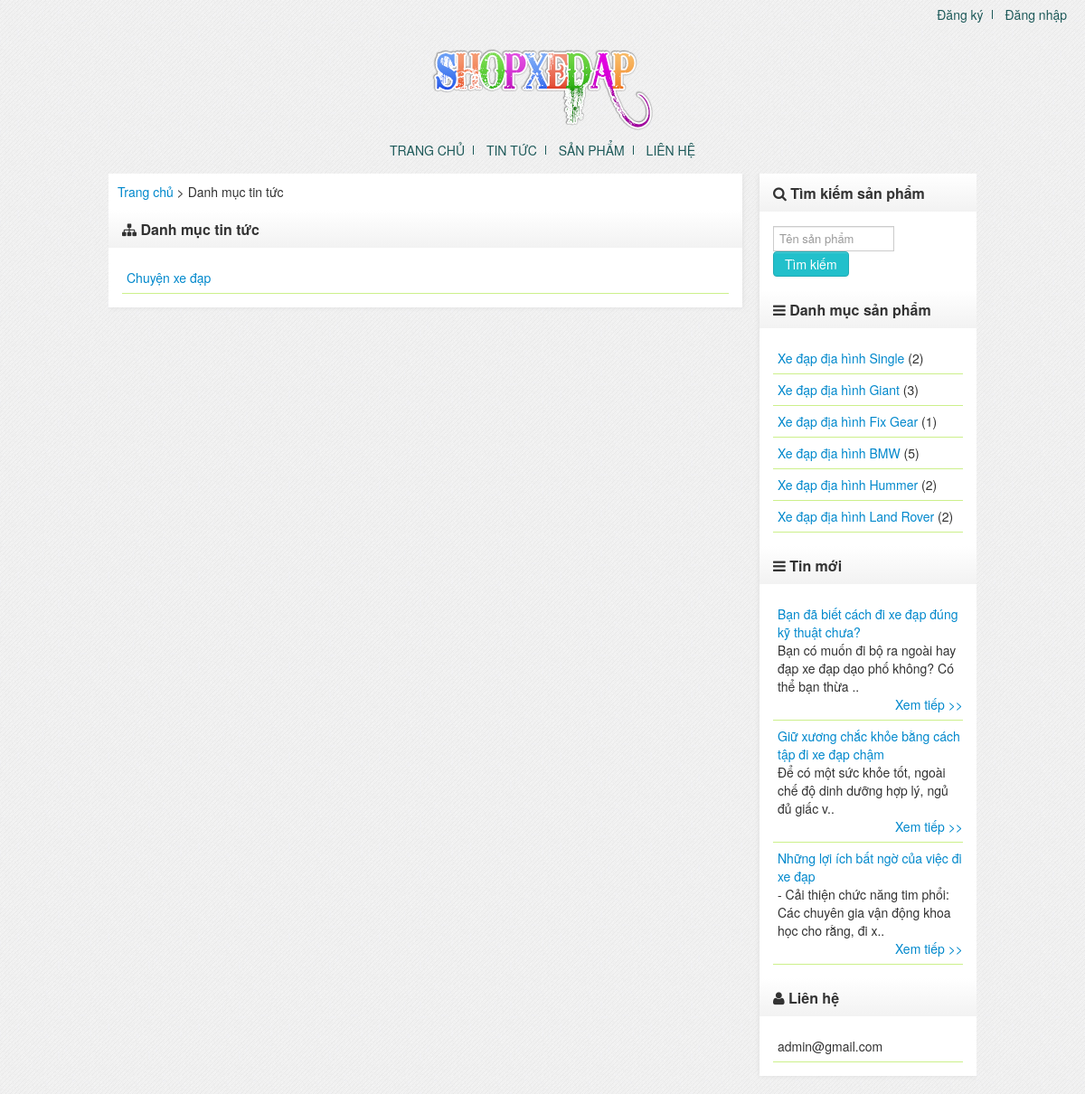
Page /categorie_articles.php on the committed database.
### tables this page shows
CREATE TABLE IF NOT EXISTS `settings` (
  `title` varchar(150) NOT NULL,
  `home` varchar(150) NOT NULL,
  `email` varchar(150) NOT NULL,
  `page` int(11) NOT NULL
);

CREATE TABLE IF NOT EXISTS `categorie_articles` (
  `id` int(11) NOT NULL AUTO_INCREMENT,
  `cat_name` varchar(150) NOT NULL,
  `show` varchar(5) NOT NULL,
  PRIMARY KEY (`id`)
);

CREATE TABLE IF NOT EXISTS `categories` (
  `id` int(11) NOT NULL AUTO_INCREMENT,
  `cat_name` varchar(150) NOT NULL,
  `show` varchar(5) NOT NULL,
  PRIMARY KEY (`id`)
);

CREATE TABLE IF NOT EXISTS `articles` (
  `id` int(11) NOT NULL AUTO_INCREMENT,
  `articles_name` varchar(150) NOT NULL,
  `cat_id` int(11) NOT NULL,
  `show` varchar(5) NOT NULL,
  `content` text NOT NULL,
  `created` datetime NOT NULL,
  `comment` varchar(5) NOT NULL,
  PRIMARY KEY (`id`),
  KEY `catid_art` (`cat_id`)
);

### categorie_articles.php (the view, shortened to what this page needs)
<?php
    require_once("inc/header.php");
?>
<div class="widget">
    <?php
        if(isset($_GET['id'])) {
            $id = $_GET['id'];
            $cat_sql = "SELECT * FROM `categorie_articles` WHERE `id` = '$id'";
            $cat_res = @mysql_query($cat_sql);
            if(@mysql_num_rows($cat_res) == 0 ) {
                $title = '404';
                echo '<div class="widget-title"><i class="icon-warning-sign"></i>&nbsp;404</div>
    <div class="widget-body"><p align="center">Oops, Trang này không tồn tại<br /><br /><a href="'.$set['home'].'" class="btn">Trở lại</a></p></div>';
            }else {
                $row_cat = @mysql_fetch_array($cat_res);
				echo '<div style="padding: 10px;"><a href="'.$set['home'].'">Trang chủ</a> > <a href="'.$set['home'].'/categorie_articles.php">Danh mục tin tức</a> > '.$row_cat['cat_name'].'</div>';
                $title = $row_cat['cat_name'];
                echo '<div class="widget-title"><i class="icon-sitemap"></i>&nbsp;'.$row_cat['cat_name'].'</div>
        <div class="widget-body">';
                $display = 5;
                $sql = "SELECT COUNT(`id`) FROM `articles` WHERE `show` = 'true' AND `cat_id` = '$id'";
                $result = @mysql_query($sql);
                $row = @mysql_fetch_array($result);
                $record = $row[0];
                $count = ceil($record/$display);
                if(isset($_GET['page']))
                    $page = $_GET['page'];
                if(empty($page) OR $page < 1 OR $page > $count)
                    $page = 1;
                $start = ($page - 1)*$display;
                $query = "SELECT * FROM `articles` WHERE `show` = 'true' AND `cat_id` = '$id' LIMIT $start,$display";
                $res = @mysql_query($query);
                if(@mysql_num_rows($res) == 0)
                    echo '<div class="alert alert-info"><i class="icon-info-sign"></i>&nbsp;Chưa có tin tức nào</div>';
                else {
                    while($rows = @mysql_fetch_array($res)) {
                        echo '<div class="cat_list">';
						echo '<a href="articles.php?id='.$rows['id'].'">'.$rows['articles_name'].'</a>';
						echo '</div>';
                    }
                }
                echo '</div>';
            }
        }else {
    ?>
	<div style="padding: 10px;"><a href="<?php echo $set['home']; ?>">Trang chủ</a> > Danh mục tin tức</div>
    <div class="widget-title"><i class="icon-sitemap"></i>&nbsp;Danh mục tin tức</div>
    <div class="widget-body">
    <?php
            $sql = "SELECT * FROM `categorie_articles` WHERE `show` = 'true' ORDER BY `id` DESC";
			$result = @mysql_query($sql);
			if(@mysql_num_rows($result) == 0) {
				echo '<div class="alert alert-info"><i class="icon-info-sign"></i>&nbsp;Chưa có danh mục tin tức nào</div>';
			}else {
		      while($row = @mysql_fetch_array($result)) {
		          echo '<div class="cat_list"><a href="?id='.$row['id'].'">'.$row['cat_name'].'</a></div>';
		      }
            }
   echo '</div>';
        }
    ?>
</div>
<?php
    require_once("inc/footer.php");
?>

### inc/header.php (shortened to what this page needs)
<?php
    require_once("connect.php");
	if(isset($_COOKIE['user']))
		$account = $_COOKIE['user'];
	elseif(isset($_SESSION['user']))
		$account = $_SESSION['user'];
	else
		$account = '';
    $set = $connect -> query("SELECT * FROM `settings`") -> fetch_array(MYSQLI_ASSOC);
?>
<!DOCTYPE html PUBLIC "-//W3C//DTD XHTML 1.0 Transitional//EN" "http://www.w3.org/TR/xhtml1/DTD/xhtml1-transitional.dtd">
<html xmlns="http://www.w3.org/1999/xhtml">
<head>
	<link rel="stylesheet" href="<?php echo $set['home']; ?>/themes/style.css" />
	<link rel="stylesheet" href="<?php echo $set['home']; ?>/themes/bootstrap.css" />
	<link rel="stylesheet" href="<?php echo $set['home']; ?>/themes/font-awesome.css" />
</head>
<body>
<div id="header">
	<img src="<?php echo $set['home']; ?>/themes/logo.png" alt="logo" />
	<div id="top_menu">
		<ul>
			<?php
				if(empty($account)) {
					echo '<li class="b_right"><a href="'.$set['home'].'/register.php">Đăng ký</a></li>
			<li><a href="'.$set['home'].'/login.php">Đăng nhập</a></li>';
				}
			?>
		</ul>
	</div>
</div>
<div id="menu_container">
	<ul>
		<li class="b_right"><a href="<?php echo $set['home']; ?>/index.php">Trang chủ</a></li>
		<li class="b_right"><a href="<?php echo $set['home']; ?>/articles.php">Tin tức</a></li>
		<li class="b_right"><a href="<?php echo $set['home']; ?>/products.php">Sản phẩm</a></li>
		<li><a href="<?php echo $set['home']; ?>/contacts.php">Liên hệ</a></li>
	</ul>
</div>
<div id="content">
	<div id="body">

### inc/footer.php (shortened to what this page needs)
<div id="footer"></div>
</div>
<div id="sidebar">
    <div class="widget">
        <div class="widget-title"><i class="icon-search"></i>&nbsp;Tìm kiếm sản phẩm</div>
        <div class="widget-body">
            <form action="<?php echo $set['home']; ?>/search.php" name="form1" method="GET">
                <input type="text" name="key" placeholder="Tên sản phẩm" style="width: 57%"/>
                <input type="submit" class="btn" value="Tìm kiếm"/>
            </form>
        </div>
        <div class="widget-title"><i class="icon-reorder"></i>&nbsp;Danh mục sản phẩm</div>
        <div class="widget-body">
            <?php
            $sql = "SELECT * FROM `categories` WHERE `show` = 'true' ORDER BY `id` DESC";
            $result = $connect->query($sql);
            if ($result->fetch_array(MYSQLI_NUM) == 0)
                echo '<div class="alert alert-info"><i class="icon-info-sign"></i>&nbsp;Chưa có danh mục sản phẩm nào</div>';
            else {
                while ($row = $result->fetch_array(MYSQLI_ASSOC)) {
                    $cat_id = $row['id'];
                    $query = "SELECT COUNT(`id`) as total FROM `products` WHERE `show` = 'true' AND `cat_id` = '$cat_id'";
                    $res = $connect->query($query);
                    $rows = $res->fetch_array(MYSQLI_ASSOC);
                    $count = $rows['total'];
                    echo '<div class="cat_list"><a href="' . $set['home'] . '/categories.php?id=' . $row['id'] . '">' . $row['cat_name'] . '</a> (' . $count . ')</div>';
                }
            }
            ?>
        </div>
        <div class="widget-title"><i class="icon-reorder"></i>&nbsp;Tin mới</div>
        <div class="widget-body">
            <?php
            $sql = "SELECT * FROM `articles` WHERE `show` = 'true' ORDER BY `id` DESC LIMIT 0,5";
            $result = $connect->query($sql);
            if ($result->fetch_array(MYSQLI_NUM) == 0)
                echo '<div class="alert alert-info"><i class="icon-info-sign"></i>&nbsp;Chưa có tin tức nào</div>';
            else {
                echo '<marquee  behavior="scroll" scrollamount="2" direction="up" onmouseover="this.stop()" onmouseout="this.start()">';
                while ($row = $result->fetch_array(MYSQLI_ASSOC)) {
                    echo '<div class="cat_list"><a href="' . $set['home'] . '/articles.php?id=' . $row['id'] . '">' . $row['articles_name'] . '</a><div class="shortdesc">' . substr($row['content'], 0, 100) . '..</div><span style="float: right;"><a href="#">Xem tiếp >></a></span><br /></div>';
                }
                echo '</marquee>';
            }
            ?>
        </div>
        <div class="widget-title"><i class="icon-user"></i>&nbsp;Liên hệ</div>
        <div class="widget-body">
            <div class="cat_list"><?php echo $set['email']; ?></div>
        </div>
    </div>
</div>
</body>
</html>

### rows in the picture
settings: home (picture), email "admin@gmail.com"
categorie_articles: cat_name "Chuyện xe đạp"
categories: cat_name "Xe đạp địa hình Single", count "2"
categories: cat_name "Xe đạp địa hình Giant", count "3"
categories: cat_name "Xe đạp địa hình Fix Gear", count "1"
categories: cat_name "Xe đạp địa hình BMW", count "5"
categories: cat_name "Xe đạp địa hình Hummer", count "2"
categories: cat_name "Xe đạp địa hình Land Rover", count "2"
articles: articles_name "Bạn đã biết cách đi xe đạp đúng kỹ thuật chưa?", content "Bạn có muốn đi bộ ra ngoài hay đạp xe đạp dạo phố không? Có thể bạn thừa"
articles: articles_name "Giữ xương chắc khỏe bằng cách tập đi xe đạp chậm", content "Để có một sức khỏe tốt, ngoài chế độ dinh dưỡng hợp lý, ngủ đủ giấc v"
articles: articles_name "Những lợi ích bất ngờ của việc đi xe đạp", content "- Cải thiện chức năng tim phổi: Các chuyên gia vận động khoa học cho rằng, đi x"
